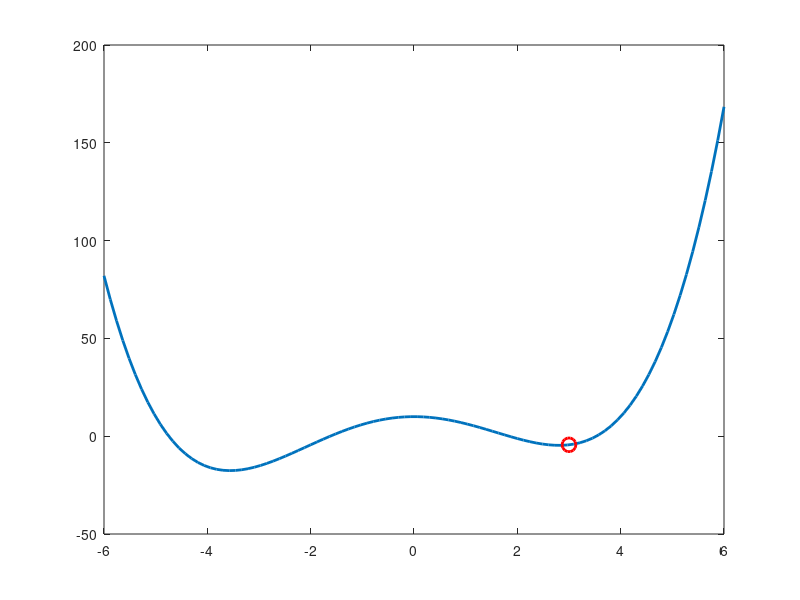

Reproduce this figure in MATLAB.
clear  
x=0;
d=0.5;
fun = @(x) 0.2*x.^4 + 0.2*x.^3 - 4*x.^2 + 10;

    x_values = linspace(-6, 6, 100);
    y_values = fun(x_values);

    plot(x_values, y_values, 'LineWidth', 2);
    hold on;

    answer = [x, fun(x)];
    while true
        y = fun(x);
        xL = x - d;
        xP = x + d;
        yL = fun(xL);
        yP = fun(xP);

        if (yL >= y && yP >= y)
            answer = [x, y];
            break;
        end

        if (yL < y)
            x = xL;
        end

        if (yP < y)
            x = xP;
        end
    end

    plot(answer(1), answer(2), 'ro', 'MarkerSize', 10, 'LineWidth', 2);
    


    hold off;